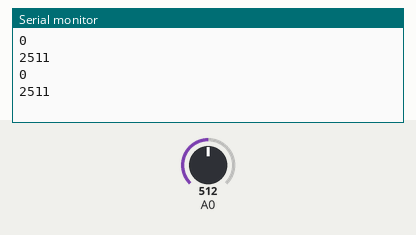
Bench run of a sketch on a simulated Arduino Uno, built with avr-gcc and run on an emulated ATmega328P. Shown: the last lines printed to the serial monitor. Inputs (shaded band) come from the test bench; at power-on: A0 = 512.

Above: at 4.8 s.
4.9 s: A0 set to 716
At 9.3 s:
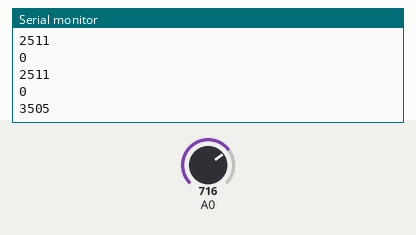
9.9 s: A0 set to 900
At 12.4 s:
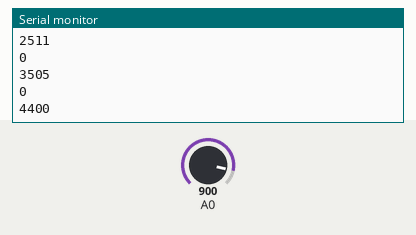
Timing chart, 0 to 13.9 s (numbered marks = the images above; inputs shaded):
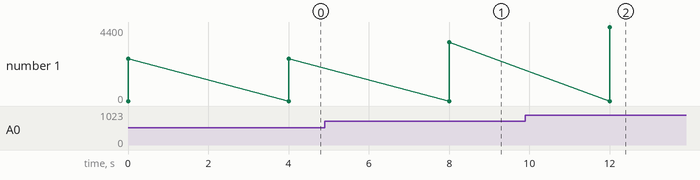

The sketch:

balance.ino
```cpp
/*

Connect one end of FSR to power, the other end to Analog 0.
Then connect one end of a 10K resistor from Analog 0 to ground  */
int nbcapteurs=1;

int capteurcalcule;     //
int i=0;

void setup(void) {
  Serial.begin(115200);   // We'll send debugging information via the Serial monitor
}

void loop(void) {

  int capteur[nbcapteurs];     // the analog reading from the FSR resistor divider
  for(i=0;i<nbcapteurs;i++){
     capteur[i] = analogRead(i);//On considère les 4 capteurs branchés sur les pins 1,2,3,4
  // analog voltage reading ranges from about 0 to 1023 which maps to 0V to 5V (= 5000mV)
  capteurcalcule = map(capteur[i], 0, 1023, 0, 5000);
  capteurcalcule=20+0.996*capteurcalcule; //pour convertir la valeur entre 0 et 5000 entre une valeur entre 20grammes et 5kilos
  Serial.println(i);
  delay(0.5);
  Serial.println(capteurcalcule);
  delay(4000);
  }
}
```

Measured:
- after the input at 4.9 s, the serial monitor: prints a new line after 3.1 s (image 1)
- after the input at 9.9 s, the serial monitor: prints a new line after 2.1 s (image 2)
- plotted number 1: 2511 → 3505 after the input at 4.9 s, 3505 → 4400 after the input at 9.9 s
